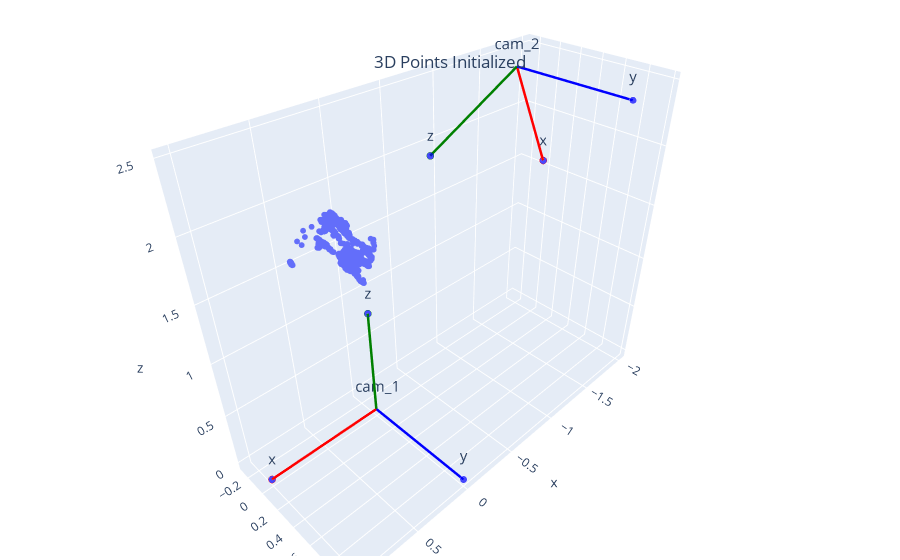

Notebook cell for this chart:
### Code cell
fig = plot_cams_and_points(cam_group=cam_group, points_3d=points_3d_init, title="3D Points Initialized")

### Figure 1 — Plotly figure (JSON) as saved in the notebook; plotly's stock layout.template omitted (floating-point values rounded to 4 significant figures; data arrays with more than 128 entries replaced by an {"elided": "..."} marker saying what was removed)
{"data": [{"marker": {"size": 2}, "mode": "markers", "textfont": {"size": 15}, "type": "scatter3d", "x": {"elided": "2303 float values"}, "y": {"elided": "2303 float values"}, "z": {"elided": "2303 float values"}}, {"line": {"color": "red", "width": 5}, "marker": {"color": "blue", "size": [0, 5]}, "mode": "lines+markers+text", "name": "xcam_1", "text": ["cam_1", "x"], "textfont": {"size": 15}, "type": "scatter3d", "x": [0, 1], "y": [0, 0], "z": [0, 0]}, {"line": {"color": "blue", "width": 5}, "marker": {"color": "blue", "size": [0, 5]}, "mode": "lines+markers+text", "name": "ycam_1", "text": ["cam_1", "y"], "textfont": {"size": 15}, "type": "scatter3d", "x": [0, 0], "y": [0, 1], "z": [0, 0]}, {"line": {"color": "green", "width": 5}, "marker": {"color": "blue", "size": [0, 5]}, "mode": "lines+markers+text", "name": "zcam_1", "text": ["cam_1", "z"], "textfont": {"size": 15}, "type": "scatter3d", "x": [0, 0], "y": [0, 0], "z": [0, 1]}, {"line": {"color": "red", "width": 5}, "marker": {"color": "blue", "size": [0, 5]}, "mode": "lines+markers+text", "name": "xcam_2", "text": ["cam_2", "x"], "textfont": {"size": 15}, "type": "scatter3d", "x": [-1.566, -1.994], "y": [0, 0], "z": [2.474, 1.57]}, {"line": {"color": "blue", "width": 5}, "marker": {"color": "blue", "size": [0, 5]}, "mode": "lines+markers+text", "name": "ycam_2", "text": ["cam_2", "y"], "textfont": {"size": 15}, "type": "scatter3d", "x": [-1.566, -1.566], "y": [0, 1], "z": [2.474, 2.474]}, {"line": {"color": "green", "width": 5}, "marker": {"color": "blue", "size": [0, 5]}, "mode": "lines+markers+text", "name": "zcam_2", "text": ["cam_2", "z"], "textfont": {"size": 15}, "type": "scatter3d", "x": [-1.566, -0.6625], "y": [0, 0], "z": [2.474, 2.046]}], "layout": {"margin": {"b": 4, "l": 4, "r": 4, "t": 4}, "scene": {"camera": {}}, "showlegend": false, "title": {"text": "3D Points Initialized", "x": 0.5, "xanchor": "center", "y": 0.9, "yanchor": "top"}}}
